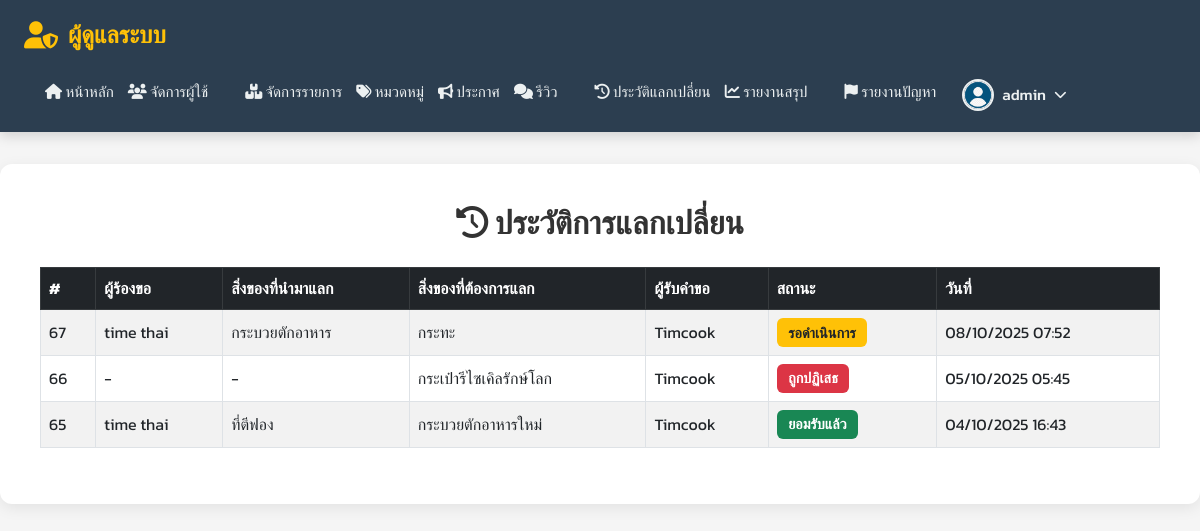
The page /admin/exchange_history.php (signed in) on the database its author committed.
### tables this page shows
CREATE TABLE `exchange_requests` (
  `id` int(11) NOT NULL,
  `item_owner_id` int(11) NOT NULL,
  `item_request_id` int(11) DEFAULT NULL,
  `requester_id` int(11) NOT NULL,
  `status` varchar(20) DEFAULT 'pending',
  `delivery_method` enum('grab','pickup') DEFAULT NULL,
  `created_at` timestamp NOT NULL DEFAULT current_timestamp(),
  `receiver_id` int(11) DEFAULT NULL,
  `receiver_confirmed` tinyint(1) NOT NULL DEFAULT 0,
  `requester_confirmed` tinyint(1) NOT NULL DEFAULT 0
);

CREATE TABLE `users` (
  `id` int(11) NOT NULL,
  `username` varchar(50) DEFAULT NULL,
  `password` varchar(255) DEFAULT NULL,
  `verification_code` varchar(255) DEFAULT NULL,
  `verification_expires` int(11) DEFAULT NULL,
  `fullname` varchar(100) DEFAULT NULL,
  `email` varchar(100) DEFAULT NULL,
  `phone` varchar(20) DEFAULT NULL,
  `address` text DEFAULT NULL,
  `profile_image` varchar(255) DEFAULT NULL,
  `created_at` timestamp NOT NULL DEFAULT current_timestamp(),
  `role` enum('user','admin') NOT NULL DEFAULT 'user',
  `score` int(11) DEFAULT 0,
  `reset_token` varchar(255) DEFAULT NULL
);

CREATE TABLE `items` (
  `id` int(11) NOT NULL,
  `name` varchar(100) DEFAULT NULL,
  `category` varchar(50) DEFAULT NULL,
  `price` decimal(10,2) DEFAULT NULL,
  `estimated_price` decimal(10,2) DEFAULT NULL,
  `created_at` timestamp NOT NULL DEFAULT current_timestamp(),
  `owner_id` int(11) NOT NULL,
  `is_available` tinyint(1) DEFAULT 1,
  `description` text DEFAULT NULL,
  `condition_notes` text DEFAULT NULL,
  `purchase_year` int(4) DEFAULT NULL,
  `status` enum('แจกฟรี','แลกเปลี่ยน','ขายราคาถูก') NOT NULL DEFAULT 'แจกฟรี',
  `exchange_for` varchar(255) DEFAULT NULL,
  `contact_name` varchar(100) DEFAULT NULL,
  `contact_info` varchar(255) DEFAULT NULL,
  `location` varchar(255) DEFAULT NULL,
  `latitude` decimal(10,8) DEFAULT NULL,
  `longitude` decimal(11,8) DEFAULT NULL,
  `is_approved` tinyint(1) DEFAULT 0,
  `is_exchanged` tinyint(1) DEFAULT 0
);

### admin/exchange_history.php (the view, shortened to what this page needs)
<?php
$userId = $_SESSION['user_id'];
$username = $_SESSION['username'];
$conn = new mysqli("localhost", "root", "", "item_exchange");
$stmtProfile = $conn->prepare("SELECT profile_image FROM users WHERE id = ?");
$stmtProfile->bind_param("i", $userId);
$stmtProfile->execute();
$resultProfile = $stmtProfile->get_result();
$userProfile = $resultProfile->fetch_assoc();
$profileImageHeader = (!empty($userProfile['profile_image']) && file_exists("../uploads/profile/" . $userProfile['profile_image']))
    ? "../uploads/profile/" . $userProfile['profile_image']
    : "../uploads/profile/default.png";
$sql = "SELECT
    er.id,
    er.status,
    er.created_at,
    u_requester.fullname AS requester_name,
    u_receiver.fullname AS receiver_name,
    i_owner.name AS item_wanted_name,
    i_request.name AS item_offered_name
FROM exchange_requests er
LEFT JOIN users u_requester ON er.requester_id = u_requester.id
LEFT JOIN users u_receiver ON er.receiver_id = u_receiver.id
LEFT JOIN items i_owner ON er.item_owner_id = i_owner.id
LEFT JOIN items i_request ON er.item_request_id = i_request.id
ORDER BY er.created_at DESC";
$result = $conn->query($sql);
?>
<!DOCTYPE html>
<html lang="th">
<head>
    <link rel="stylesheet" href="https://cdnjs.cloudflare.com/ajax/libs/font-awesome/6.5.0/css/all.min.css" />
    <link href="https://cdn.jsdelivr.net/npm/bootstrap@5.3.0/dist/css/bootstrap.min.css" rel="stylesheet">
</head>
<body>
<header>
    <div class="header-left">
        <div class="header-title">
            <i class="fas fa-user-shield"></i>
            <span>ผู้ดูแลระบบ</span>
        </div>
        <nav class="header-nav">
            <div class="menu-group">
                <a href="admin_main.php"><i class="fas fa-home"></i> หน้าหลัก</a>
                <a href="manage_users.php"><i class="fas fa-users"></i> จัดการผู้ใช้</a>
            </div>
            <div class="menu-group">
                <a href="manage_items.php"><i class="fas fa-boxes"></i> จัดการรายการ</a>
                <a href="manage_categories.php"><i class="fas fa-tags"></i> หมวดหมู่</a>
                <a href="manage_announcements.php"><i class="fas fa-bullhorn"></i> ประกาศ</a>
                <a href="manage_reviews.php"><i class="fas fa-comments"></i> รีวิว</a>
            </div>
            <div class="menu-group">
                <a href="exchange_history.php" class="current-page"><i class="fas fa-history"></i> ประวัติแลกเปลี่ยน</a>
                <a href="exchange_report.php"><i class="fas fa-chart-line"></i> รายงานสรุป</a>
            </div>
            <a href="admin_reports.php" class="report-button">
                <i class="fas fa-flag"></i> รายงานปัญหา
            </a>
            <div class="profile-dropdown">
                <button class="profile-button" onclick="toggleProfileDropdown()">
                    <img src="<?php echo htmlspecialchars($profileImageHeader); ?>" alt="รูปโปรไฟล์">
                    <span><?php echo htmlspecialchars($username); ?></span>
                    <i class="fas fa-chevron-down"></i>
                </button>
            </div>
        </nav>
    </div>
</header>
<div class="container">
    <h2 class="mb-4"><i class="fas fa-history"></i> ประวัติการแลกเปลี่ยน</h2>
    <div class="table-responsive">
        <table class="table table-striped table-bordered align-middle">
            <thead class="table-dark">
                <tr>
                    <th>#</th>
                    <th>ผู้ร้องขอ</th>
                    <th>สิ่งของที่นำมาแลก</th>
                    <th>สิ่งของที่ต้องการแลก</th>
                    <th>ผู้รับคำขอ</th>
                    <th>สถานะ</th>
                    <th>วันที่</th>
                </tr>
            </thead>
            <tbody>
                <?php if ($result && $result->num_rows > 0): ?>
                    <?php while ($row = $result->fetch_assoc()): ?>
                        <tr>
                            <td><?= $row['id']; ?></td>
                            <td><?= htmlspecialchars($row['requester_name'] ?: '-'); ?></td>
                            <td><?= htmlspecialchars($row['item_offered_name'] ?: '-'); ?></td>
                            <td><?= htmlspecialchars($row['item_wanted_name'] ?: '-'); ?></td>
                            <td><?= htmlspecialchars($row['receiver_name'] ?: '-'); ?></td>
                            <td>
                                <?php
                                switch ($row['status']) {
                                    case 'accepted':
                                        echo '<span class="badge bg-success">ยอมรับแล้ว</span>';
                                        break;
                                    case 'pending':
                                        echo '<span class="badge bg-warning text-dark">รอดำเนินการ</span>';
                                        break;
                                    case 'rejected':
                                        echo '<span class="badge bg-danger">ถูกปฏิเสธ</span>';
                                        break;
                                }
                                ?>
                            </td>
                            <td><?= date('d/m/Y H:i', strtotime($row['created_at'])); ?></td>
                        </tr>
                    <?php endwhile; ?>
                <?php else: ?>
                    <tr>
                        <td colspan="6" class="text-center">ไม่มีประวัติการแลกเปลี่ยน</td>
                    </tr>
                <?php endif; ?>
            </tbody>
        </table>
    </div>
</div>
</body>
</html>

### admin/exchange_history.php (style rules this page uses)
:root { --admin-primary-color: #ffc107; --admin-primary-dark: #e0a800; --header-bg-color: #2c3e50; --header-link-color: #ecf0f1; --text-color: #333; --light-text-color: #666; --border-color: #e0e0e0; --bg-light: #f5f5f5; --white: #fff; --shadow-light: rgba(0,0,0,0.08); --shadow-medium: rgba(0,0,0,0.12); }
body { font-family: 'Kanit', sans-serif; background-color: var(--bg-light); color: var(--text-color); line-height: 1.6; margin: 0; padding: 0; }
.container { max-width: 1200px; margin: 2rem auto; padding: 2.5rem; background: var(--white); border-radius: 12px; box-shadow: 0 4px 15px var(--shadow-light); }
header { background: var(--header-bg-color); color: var(--header-link-color); padding: 1rem 1.5rem; display: flex; justify-content: space-between; align-items: center; flex-wrap: wrap; box-shadow: 0 4px 12px rgba(0,0,0,0.15); position: sticky; top: 0; z-index: 1000; }
.header-left { display: flex; align-items: center; gap: 20px; flex-wrap: wrap; }
.header-title { display: flex; align-items: center; gap: 10px; font-size: 1.5rem; font-weight: 700; white-space: nowrap; color: var(--admin-primary-color); }
.header-title i { font-size: 1.7rem; color: var(--admin-primary-color); }
.header-nav { display: flex; flex-wrap: wrap; gap: 15px; margin-left: 20px; }
.header-nav a { text-decoration: none; padding: 5px 0; background-color: transparent; color: var(--header-link-color); border-radius: 6px; display: inline-block; white-space: nowrap; transition: background-color 0.3s ease, color 0.3s ease; font-weight: 500; font-size: 0.95rem; border: 1px solid transparent; position: relative; }
.header-nav a::after { content: ''; position: absolute; width: 0; height: 2px; bottom: -5px; left: 0; background-color: var(--admin-primary-color); transition: width 0.3s ease-out; }
.header-nav .menu-group { display: flex; gap: 12px; flex-wrap: wrap; margin-right: 20px; }
.report-button { display: inline-flex; align-items: center; padding: 8px 15px; background-color: #dc3545; color: var(--header-link-color); font-weight: 600; border-radius: 5px; text-decoration: none; font-size: 0.9rem; transition: background-color 0.3s ease; gap: 8px; white-space: nowrap; }
.profile-dropdown { position: relative; display: inline-block; }
.profile-button { display: flex; align-items: center; gap: 8px; background: none; border: none; color: var(--header-link-color); cursor: pointer; padding: 5px 10px; border-radius: 6px; transition: background-color 0.3s ease; font-size: 0.95rem; font-weight: 500; }
.profile-button img { width: 32px; height: 32px; border-radius: 50%; object-fit: cover; border: 2px solid var(--header-link-color); }
.profile-button i { font-size: 0.8rem; transition: transform 0.3s ease; }
h2.mb-4 { text-align: center; margin-bottom: 1.5rem !important; font-size: 2rem; font-weight: 700; }
.table-responsive { margin-top: 20px; }
.badge { font-size: 0.9em; padding: 0.5em 0.8em; font-weight: 600; }

### rows shown on the page
exchange_requests: id "67", requester.fullname "time thai", item_request.name "กระบวยตักอาหาร", item_owner.name "กระทะ", users.fullname "Timcook", status "รอดำเนินการ", created_at "08/10/2025 07:52"
exchange_requests: id "66", requester.fullname "-", item_offered_name "-", item_owner.name "กระเป๋ารีไซเคิลรักษ์โลก", users.fullname "Timcook", status "ถูกปฏิเสธ", created_at "05/10/2025 05:45"
exchange_requests: id "65", requester.fullname "time thai", item_request.name "ที่ตีฟอง", item_owner.name "กระบวยตักอาหารใหม่", users.fullname "Timcook", status "ยอมรับแล้ว", created_at "04/10/2025 16:43"

### other values the page prints
$username "admin"
